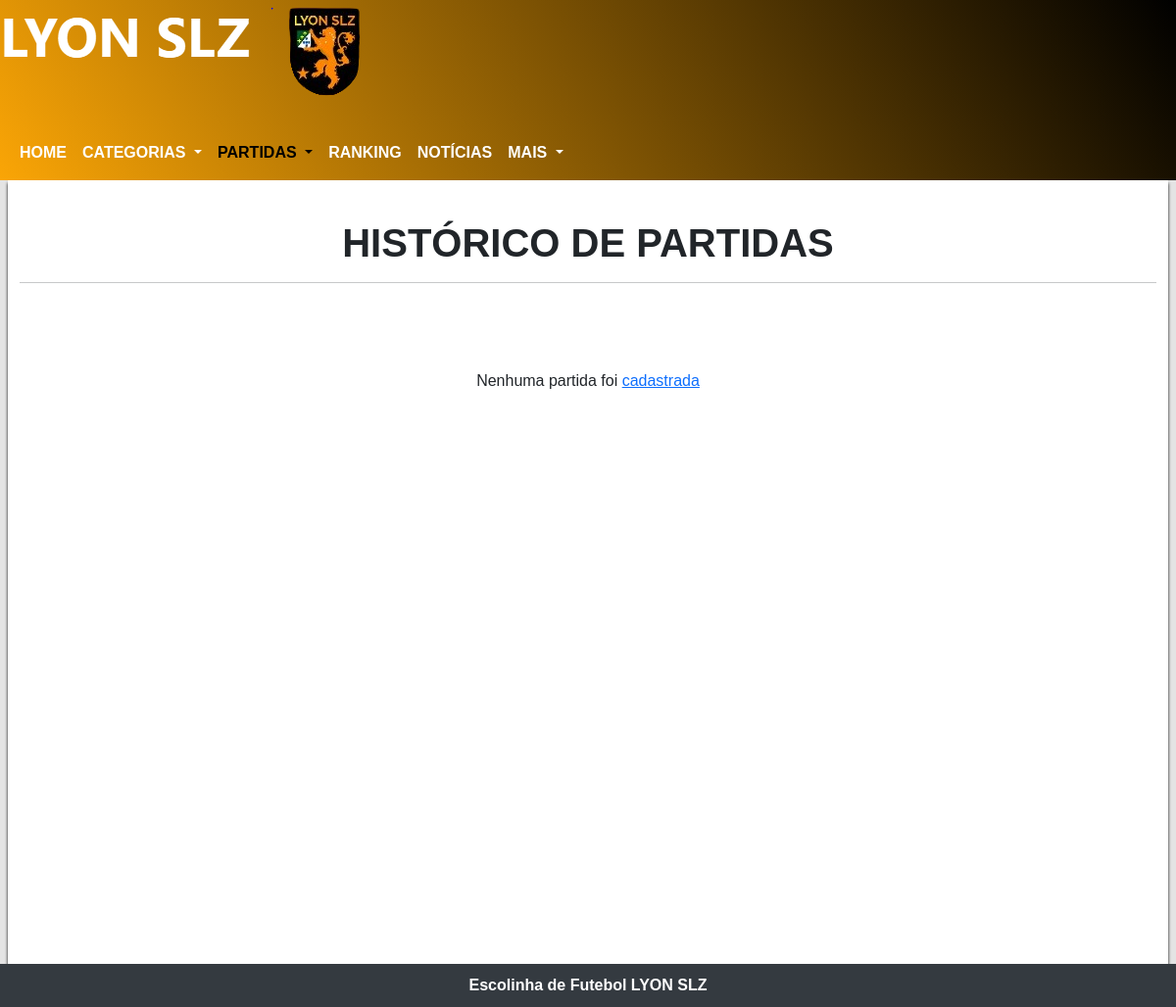
The page /admin/historicoPartidasAdmin.php (signed in) on the database as committed earlier.
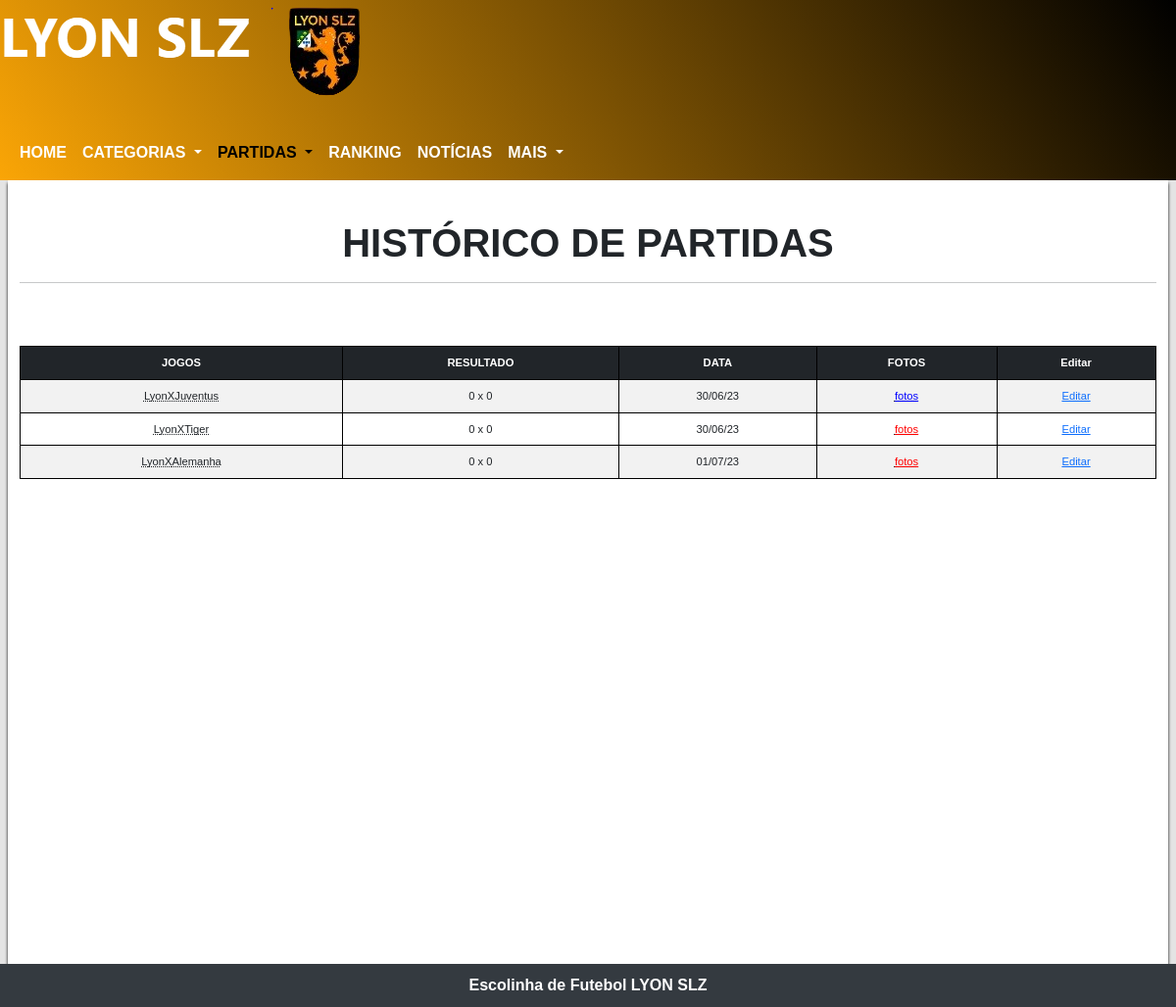
The same page on the database as committed later.
### tables this page shows
CREATE TABLE `tblpartidass` (
  `id` int(11) UNSIGNED NOT NULL,
  `localidade` varchar(255) NOT NULL,
  `adversario` varchar(255) DEFAULT NULL,
  `id_campeonato` int(10) UNSIGNED NOT NULL,
  `data_partida` date NOT NULL,
  `link_fotos` varchar(255) NOT NULL,
  `horario` time(6) NOT NULL,
  `gols_lyon` int(11) NOT NULL,
  `gols_adv` int(11) NOT NULL
);

### admin/historicoPartidasAdmin.php (the view, shortened to what the changed rows need)
<?php
include('../db/conexao.php');
$sql = $pdo->prepare("SELECT tblpartidass.*, tblcampeonato.nome_campeonato
FROM tblpartidass
JOIN tblcampeonato ON tblpartidass.id_campeonato = tblcampeonato.id_campeonato
ORDER BY tblpartidass.data_partida");
$sql->execute();
$dados = $sql->fetchAll();
?>
<!DOCTYPE html>
<html lang="pt-br">
<head>
    <link href="https://cdn.jsdelivr.net/npm/bootstrap@5.3.0/dist/css/bootstrap.min.css" rel="stylesheet">
    <link rel="stylesheet" href="../css/navHamburguer.css">
    <link rel="stylesheet" href="../css/layout.css">
    <link rel="stylesheet" href="lyon.jpg">
    <link rel="stylesheet" href="../css/timeANDescudo.css">
    <link rel="stylesheet" href="../css/update-delete.css">
</head>
<body>
    <main>
        <div class="container-fluid">
            <h1 id="calendarioDeJogos">HISTÓRICO DE PARTIDAS</h1>
            <hr>
            <br><br>
            <?php
            $data_Atual = date("Y-m-d");
            if (count($dados) > 0) {
                echo "<div class='table table-responsive table-striped'>";
                echo "<table class='table table-striped'>
                  <thead class=table-dark>
                  <tr>
              <th>JOGOS</th>
              <th>RESULTADO</th>
              <th>DATA</th>
              <th>FOTOS</th>
              <th>Editar</th>
                  </tr>
                  </thead>";
                foreach ($dados as $chaves => $valor) {
                    $dataJogo = $valor['data_partida'];
                    if (strtotime($dataJogo) <= strtotime($data_Atual)) {
                        echo "<tr>
                            <td><abbr title='" . $valor['nome_campeonato'] . "'>" . "LyonX" . $valor['adversario'] . "</abbr></td>
                            <td>" . $valor['gols_lyon'] . " x " . $valor['gols_adv'] . "</td>
                            <td>" . date("d/m/y", strtotime($valor['data_partida'])) . "</td>
                            <td>
                                <abbr class='abreviacao' title='Não há link para fotos'>
                                    <a class='link_foto'
                                    style='color:red'
                                    href='" . $valor['link_fotos'] . "'
                                    target='_blank'
                                    >fotos</a>
                                </abbr>
                            </td>
                            <td><a href='#' class='btn-atualizar'
                            data-id='" . $valor['id'] . "'
                            data-link_fotos='" . $valor['link_fotos'] . "'
                            data-gols_lyon='" . $valor['gols_lyon'] . "'
                            data-gols_adv='" . $valor['gols_adv'] . "'
                            data-localidade='" . $valor['localidade'] . "'
                            data-timeb='" . $valor['adversario'] . "'
                            data-data_partida='" . $valor['data_partida'] . "'
                            data-horario='" . date("H:i", strtotime($valor['horario'])) . "'
                            >Editar</a></tr>";
                    }
                }
                echo "</table>";
                echo "</div>";
            } else {
                echo "<p class='mt-4' style='text-align:center'>Nenhuma partida foi <a href='cadastroDePartidas.php'>cadastrada</a></p>";
            }
            ?>
        </div>
    </main>
</body>
</html>

Rows that differ between the two databases and show on the page:
added tblpartidass: adversario "Juventus", gols_lyon "0", gols_adv "0", data_partida "30/06/23"
added tblpartidass: adversario "Tiger", gols_lyon "0", gols_adv "0", data_partida "30/06/23"
added tblpartidass: adversario "Alemanha", gols_lyon "0", gols_adv "0", data_partida "01/07/23"
Other text that changed with them:
text no longer shown: "Nenhuma partida foi cadastrada"
text now shown: "JOGOS RESULTADO DATA FOTOS Editar"
